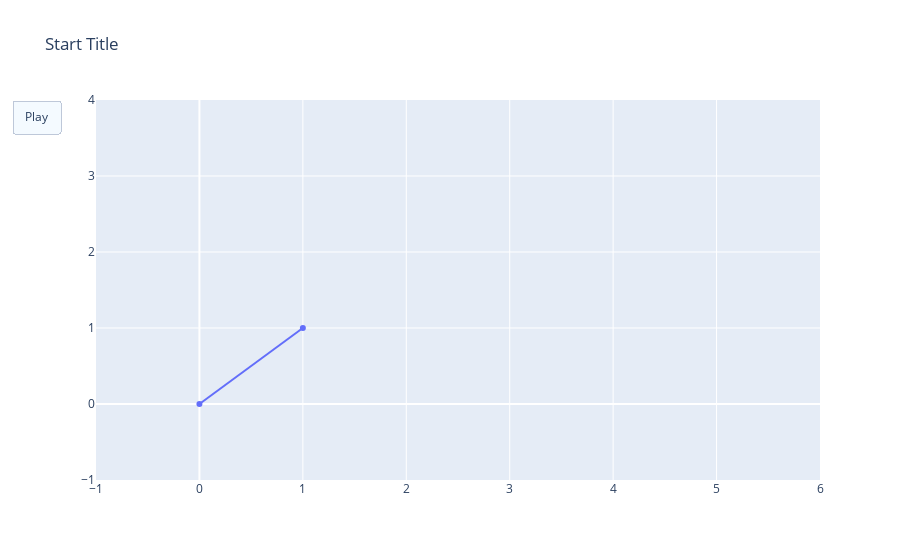

The cell this chart's notebook holds for it:
### Code cell
fig = go.Figure(
    data=[go.Scatter(x=[0, 1], y=[0, 1])],
    layout=go.Layout(
        xaxis=dict(range=[0, 5], autorange=False),
        yaxis=dict(range=[0, 5], autorange=False),
        title="Start Title",
        updatemenus=[dict(
            type="buttons",
            buttons=[dict(label="Play",
                          method="animate",
                          args=[None])])]
    ),
    frames=[go.Frame(data=[go.Scatter(x=[1, 2], y=[1, 2])]),
            go.Frame(data=[go.Scatter(x=[1, 4], y=[1, 4])]),
            go.Frame(data=[go.Scatter(x=[3, 4], y=[3, 4])],
                     layout=go.Layout(title_text="End Title"))]
)

fig.show()

### Figure 1 — Plotly figure (JSON) as saved in the notebook; plotly's stock layout.template omitted (floating-point values rounded to 4 significant figures)
{"data": [{"type": "scatter", "x": [0, 1], "y": [0, 1]}], "layout": {"title": {"text": "Start Title"}, "updatemenus": [{"buttons": [{"args": [null], "label": "Play", "method": "animate"}], "type": "buttons"}], "xaxis": {"autorange": false}, "yaxis": {"autorange": false}}}
